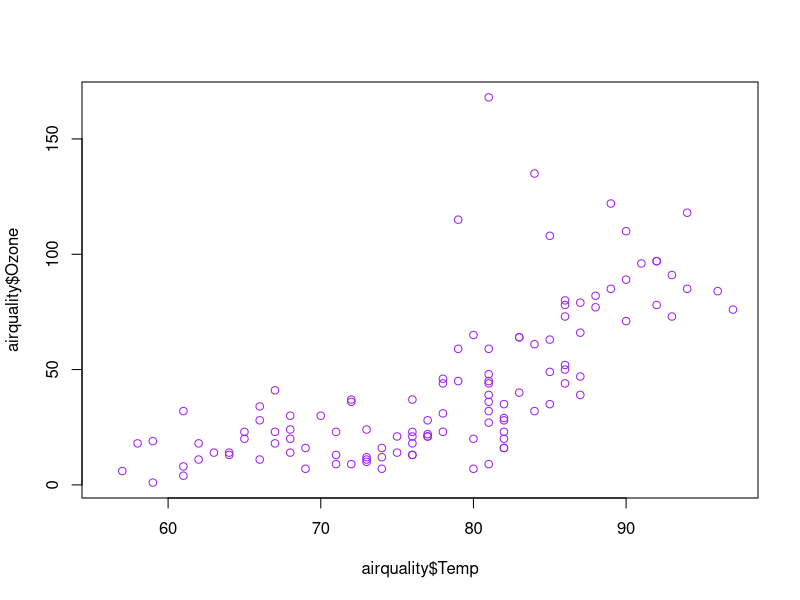

Write R code to recreate this figure.
## ---- chunk 1
knitr::opts_chunk$set(echo = TRUE)

head(airquality)

plot(airquality$Temp, airquality$Ozone, col = "purple")
## ---- chunk 2
x <- c(1, 2, 3)
